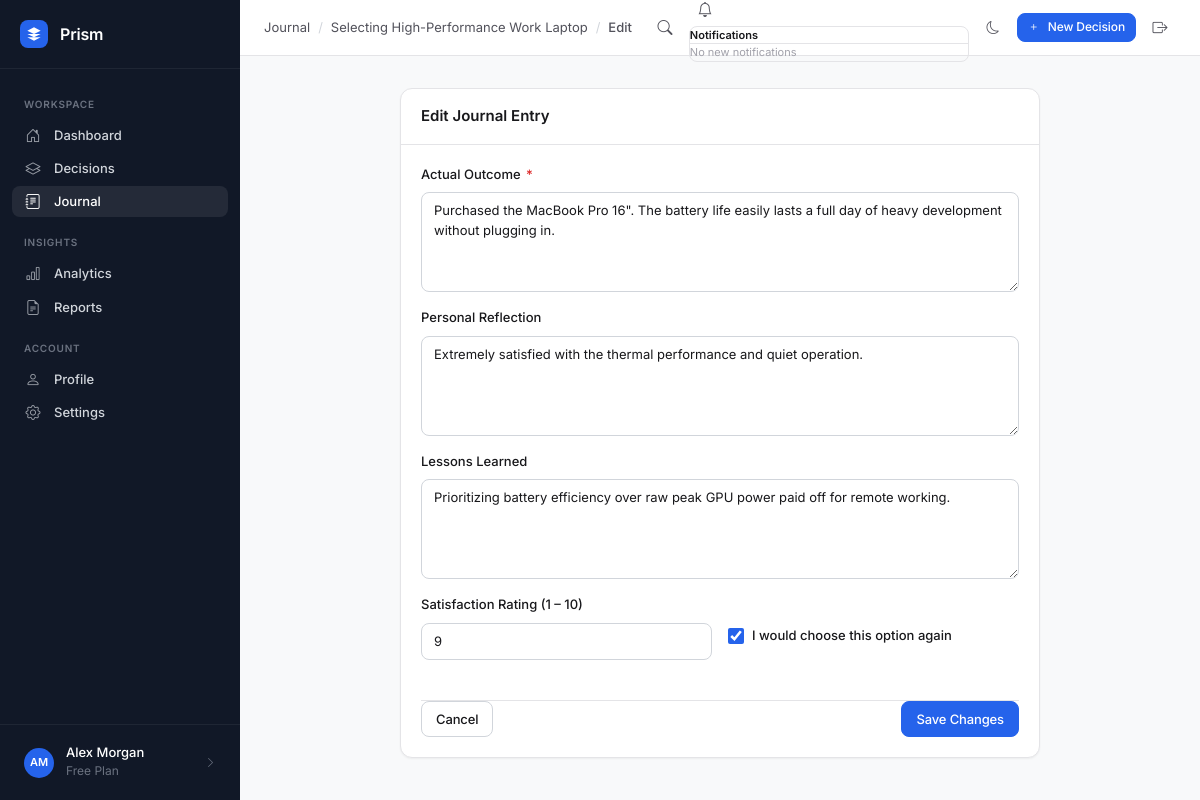
Screenshot of /journal/1/edit (signed in) with the database file from the repository.
### app/models/user.py (models this page shows, shortened)
class User(UserMixin, db.Model):
    __tablename__ = 'users'
    id = db.Column(db.Integer, primary_key=True)
    username = db.Column(db.String(80), unique=True, nullable=False, index=True)
    email = db.Column(db.String(120), unique=True, nullable=False, index=True)
    password_hash = db.Column(db.String(255), nullable=False)
    full_name = db.Column(db.String(120), nullable=True)
    avatar_url = db.Column(db.String(255), nullable=True)
    dark_mode = db.Column(db.Boolean, default=False, nullable=False)
    email_verified = db.Column(db.Boolean, default=False, nullable=False)
    created_at = db.Column(db.DateTime, default=datetime.utcnow, nullable=False)
    last_login = db.Column(db.DateTime, nullable=True)
    decisions = db.relationship('Decision', backref='owner', lazy='dynamic',
                                 cascade='all, delete-orphan')
    journal_entries = db.relationship('JournalEntry', backref='author', lazy='dynamic',
                                       cascade='all, delete-orphan')
    activity_logs = db.relationship('ActivityLog', backref='user', lazy='dynamic',
                                     cascade='all, delete-orphan')
    @property
    def display_name(self):
        return self.full_name or self.username
    @property
    def initials(self):
        name = self.full_name or self.username
        parts = name.strip().split()
        if len(parts) >= 2:
            return (parts[0][0] + parts[-1][0]).upper()
        return name[:2].upper() if len(name) >= 2 else name[0].upper()

### app/models/decision.py (models this page shows, shortened)
class Decision(db.Model):
    __tablename__ = 'decisions'
    CATEGORIES = [
        ('Technology', 'Technology'),
        ('Career', 'Career'),
        ('Finance', 'Finance'),
        ('Education', 'Education'),
        ('Travel', 'Travel'),
        ('Health', 'Health'),
        ('Business', 'Business'),
        ('Real Estate', 'Real Estate'),
        ('Lifestyle', 'Lifestyle'),
        ('Other', 'Other'),
    ]
    STATUSES = [
        ('draft', 'Draft'),
        ('active', 'In Progress'),
        ('completed', 'Completed'),
        ('archived', 'Archived'),
    ]
    PRIVACY_OPTIONS = [
        ('private', 'Private'),
        ('shared', 'Shared'),
    ]
    id = db.Column(db.Integer, primary_key=True)
    user_id = db.Column(db.Integer, db.ForeignKey('users.id', ondelete='CASCADE'),
                         nullable=False, index=True)
    title = db.Column(db.String(200), nullable=False)
    category = db.Column(db.String(80), nullable=False, default='Other')
    goal = db.Column(db.Text, nullable=True)
    description = db.Column(db.Text, nullable=True)
    status = db.Column(db.String(20), nullable=False, default='draft')
    privacy = db.Column(db.String(20), nullable=False, default='private')
    deadline = db.Column(db.Date, nullable=True)
    pinned = db.Column(db.Boolean, default=False, nullable=False)
    final_choice_id = db.Column(db.Integer, db.ForeignKey('options.id', ondelete='SET NULL'),
                                 nullable=True)
    confidence_score = db.Column(db.Float, nullable=True)
    created_at = db.Column(db.DateTime, default=datetime.utcnow, nullable=False)
    updated_at = db.Column(db.DateTime, default=datetime.utcnow,
                            onupdate=datetime.utcnow, nullable=False)
    criteria = db.relationship('Criterion', backref='decision', lazy='dynamic',
                                cascade='all, delete-orphan',
                                order_by='Criterion.sort_order')
    options = db.relationship('Option', backref='decision', lazy='dynamic',
                               cascade='all, delete-orphan',
                               foreign_keys='Option.decision_id',
                               order_by='Option.sort_order')
    scores = db.relationship('Score', backref='decision', lazy='dynamic',
                              cascade='all, delete-orphan')
    journal_entry = db.relationship('JournalEntry', backref='decision',
                                     uselist=False, cascade='all, delete-orphan')
    activity_logs = db.relationship('ActivityLog', backref='decision', lazy='dynamic',
                                     cascade='all, delete-orphan')
    final_choice = db.relationship('Option', foreign_keys=[final_choice_id],
                                    post_update=True)

### app/models/journal.py (models this page shows, shortened)
class JournalEntry(db.Model):
    __tablename__ = 'journal_entries'
    id = db.Column(db.Integer, primary_key=True)
    decision_id = db.Column(db.Integer, db.ForeignKey('decisions.id', ondelete='CASCADE'),
                             nullable=False, unique=True, index=True)
    user_id = db.Column(db.Integer, db.ForeignKey('users.id', ondelete='CASCADE'),
                         nullable=False, index=True)
    outcome = db.Column(db.Text, nullable=True)
    reflection = db.Column(db.Text, nullable=True)
    lessons_learned = db.Column(db.Text, nullable=True)
    satisfaction_score = db.Column(db.Integer, nullable=True)  # 1-10
    would_choose_again = db.Column(db.Boolean, nullable=True)
    created_at = db.Column(db.DateTime, default=datetime.utcnow, nullable=False)
    updated_at = db.Column(db.DateTime, default=datetime.utcnow,
                            onupdate=datetime.utcnow, nullable=False)

### app/blueprints/journal/routes.py (the view, shortened to what this page needs)
@journal_bp.route('/<int:entry_id>/edit', methods=['GET', 'POST'])
@login_required
def edit_entry(entry_id):
    entry = JournalEntry.query.filter_by(
        id=entry_id, user_id=current_user.id
    ).first_or_404()
    form = JournalEntryForm(obj=entry)
    return render_template('journal/edit.html', form=form, entry=entry)

### app/blueprints/journal/forms.py
class JournalEntryForm(FlaskForm):
    outcome = TextAreaField('Actual Outcome', validators=[DataRequired()],
                            description='What happened after making this decision?')
    reflection = TextAreaField('Personal Reflection', validators=[Optional()],
                               description='How do you feel about the process and result?')
    lessons_learned = TextAreaField('Lessons Learned', validators=[Optional()],
                                    description='What would you do differently next time?')
    satisfaction_score = IntegerField('Satisfaction Score (1 – 10)', validators=[
        Optional(), NumberRange(min=1, max=10)
    ], default=8)
    would_choose_again = BooleanField('I would make the exact same choice again', default=True)
    submit = SubmitField('Save Journal Entry')

### app/models/user.py (called while the page is built)
@login_manager.user_loader
def load_user(user_id):
    return db.session.get(User, int(user_id))

### app/templates/journal/edit.html (shortened to what this page needs)
{% extends "base.html" %}
{% block breadcrumb %}
<a href="{{ url_for('journal.index') }}">Journal</a>
<span class="separator">/</span>
<a href="{{ url_for('journal.detail', entry_id=entry.id) }}">{{ entry.decision.title }}</a>
<span class="separator">/</span>
<span class="font-medium text-text">Edit</span>
{% endblock %}
{% block content %}
<div class="card max-w-2xl mx-auto" style="max-width: 640px; margin: 0 auto;">
  <div class="card-header">
    <div class="card-title">Edit Journal Entry</div>
  </div>
  <div class="card-body">
    <form method="POST" action="{{ url_for('journal.edit_entry', entry_id=entry.id) }}" novalidate>
      <div class="form-group">
        <label class="form-label" for="outcome">Actual Outcome <span class="required">*</span></label>
        {{ form.outcome(class="form-control" + (" is-invalid" if form.outcome.errors else ""), id="outcome", rows="3") }}
      </div>
      <div class="form-group">
        <label class="form-label" for="reflection">Personal Reflection</label>
        {{ form.reflection(class="form-control" + (" is-invalid" if form.reflection.errors else ""), id="reflection", rows="3") }}
      </div>
      <div class="form-group">
        <label class="form-label" for="lessons_learned">Lessons Learned</label>
        {{ form.lessons_learned(class="form-control" + (" is-invalid" if form.lessons_learned.errors else ""), id="lessons_learned", rows="3") }}
      </div>
      <div class="grid grid-cols-1 md:grid-cols-2 gap-4" style="display: grid; grid-template-columns: repeat(auto-fit, minmax(200px, 1fr)); gap: 1rem;">
        <div class="form-group">
          <label class="form-label" for="satisfaction_score">Satisfaction Rating (1 – 10)</label>
          {{ form.satisfaction_score(class="form-control" + (" is-invalid" if form.satisfaction_score.errors else ""), id="satisfaction_score", type="number", min="1", max="10") }}
        </div>
        <div class="form-group flex items-center mt-6">
          <label class="form-check">
            {{ form.would_choose_again(class="form-check-input") }}
            <span class="form-check-label font-medium">I would choose this option again</span>
          </label>
        </div>
      </div>
      <div class="flex justify-between items-center mt-6 pt-4 border-top">
        <a href="{{ url_for('journal.detail', entry_id=entry.id) }}" class="btn btn-secondary">Cancel</a>
        <button type="submit" class="btn btn-primary">Save Changes</button>
      </div>
    </form>
  </div>
</div>
{% endblock %}

### app/templates/base.html (shortened to what this page needs)
<!DOCTYPE html>
<html lang="en" {% if current_user.is_authenticated and current_user.dark_mode %}data-theme="dark"{% endif %}>
<head>
  <link rel="stylesheet" href="https://cdn.jsdelivr.net/npm/bootstrap-icons@1.11.3/font/bootstrap-icons.min.css" />
  <link rel="stylesheet" href="{{ url_for('static', filename='css/main.css') }}" />
</head>
<body>
  <div class="app-wrapper">
    <aside class="sidebar" id="sidebar" role="navigation" aria-label="Main navigation">
      <div class="sidebar-header">
        <a href="{{ url_for('dashboard.index') }}" class="sidebar-logo" aria-label="Prism home">
          <svg viewBox="0 0 24 24" xmlns="http://www.w3.org/2000/svg">
            <path d="M12 2L2 7l10 5 10-5-10-5zM2 17l10 5 10-5M2 12l10 5 10-5"/>
          </svg>
        </a>
        <span class="sidebar-brand">Prism</span>
      </div>
      <nav class="sidebar-nav">
        <div class="nav-section-label">Workspace</div>
        <a href="{{ url_for('dashboard.index') }}"
           class="nav-item {% if request.endpoint == 'dashboard.index' %}active{% endif %}"
           id="nav-dashboard">
          <i class="bi bi-house-door"></i>
          Dashboard
        </a>
        <a href="{{ url_for('decisions.index') }}"
           class="nav-item {% if request.blueprint == 'decisions' %}active{% endif %}"
           id="nav-decisions">
          <i class="bi bi-layers"></i>
          Decisions
        </a>
        <a href="{{ url_for('journal.index') }}"
           class="nav-item {% if request.blueprint == 'journal' %}active{% endif %}"
           id="nav-journal">
          <i class="bi bi-journal-text"></i>
          Journal
        </a>
        <div class="nav-section-label">Insights</div>
        <a href="{{ url_for('analytics.index') }}"
           class="nav-item {% if request.blueprint == 'analytics' %}active{% endif %}"
           id="nav-analytics">
          <i class="bi bi-bar-chart"></i>
          Analytics
        </a>
        <a href="{{ url_for('reports.index') }}"
           class="nav-item {% if request.blueprint == 'reports' %}active{% endif %}"
           id="nav-reports">
          <i class="bi bi-file-earmark-text"></i>
          Reports
        </a>
        <div class="nav-section-label">Account</div>
        <a href="{{ url_for('profile.index') }}"
           class="nav-item {% if request.blueprint == 'profile' %}active{% endif %}"
           id="nav-profile">
          <i class="bi bi-person"></i>
          Profile
        </a>
        <a href="{{ url_for('profile.settings') }}"
           class="nav-item {% if request.endpoint == 'profile.settings' %}active{% endif %}"
           id="nav-settings">
          <i class="bi bi-gear"></i>
          Settings
        </a>
      </nav>
      <div class="sidebar-footer">
        <a href="{{ url_for('profile.index') }}" class="sidebar-user" id="sidebar-user-link">
          <div class="sidebar-avatar">
            {{ current_user.initials if current_user.is_authenticated else 'PR' }}
          </div>
          <div class="sidebar-user-info">
            <div class="sidebar-user-name">
              {{ current_user.display_name if current_user.is_authenticated else 'Guest' }}
            </div>
            <div class="sidebar-user-role">Free Plan</div>
          </div>
          <i class="bi bi-chevron-right" style="color:var(--sidebar-text-muted);font-size:11px;margin-left:auto"></i>
        </a>
      </div>
    </aside>
    <div class="main-content">
      <header class="topbar">
        <div class="topbar-breadcrumb">
          {% block breadcrumb %}{% endblock %}
        </div>
        <div class="flex items-center gap-2" style="margin-left:auto">
          <a href="{{ url_for('search.index') }}"
             class="btn btn-ghost btn-icon"
             title="Search (Ctrl+K)"
             id="topbar-search-btn"
             aria-label="Search">
            <i class="bi bi-search" style="font-size:15px"></i>
          </a>
          {% if current_user.is_authenticated %}
          <div class="dropdown" id="notifications-dropdown-wrapper">
            <button class="btn btn-ghost btn-icon position-relative" type="button" id="notificationsBtn" data-bs-toggle="dropdown" aria-expanded="false" title="Notifications">
              <i class="bi bi-bell" style="font-size:15px"></i>
            </button>
            <ul class="dropdown-menu dropdown-menu-end shadow-md border p-0" aria-labelledby="notificationsBtn" style="border-radius: var(--radius-md); width: 280px; font-size: 11px;">
              <li class="p-2 border-bottom flex justify-between items-center bg-surface-2" style="background: var(--color-surface-hover); display: flex; justify-content: space-between; align-items: center;">
                <span class="font-semibold text-text">Notifications</span>
              </li>
              <div id="notifications-list-container" style="max-height: 250px; overflow-y: auto;">
                {% if unread_notifications %}
                  {% for notif in unread_notifications %}
                    <li class="p-2 border-bottom hover-bg-surface-2" style="cursor: pointer; list-style-type: none;" onclick="markNotificationRead({{ notif.id }}, '{{ notif.link or '' }}')">
                      <div class="font-semibold text-text" style="font-weight: 500;">{{ notif.title }}</div>
                      <div class="text-secondary mt-1" style="font-size: 10px;">{{ notif.message }}</div>
                      <div class="text-muted mt-1" style="font-size: 9px;">{{ notif.created_at|timeago }}</div>
                    </li>
                  {% endfor %}
                {% else %}
                  <li class="p-3 text-center text-muted" style="list-style-type: none;">No new notifications</li>
                {% endif %}
              </div>
            </ul>
          </div>
          {% endif %}
          <button id="dark-mode-toggle"
                  class="btn btn-ghost btn-icon"
                  aria-label="Toggle dark mode"
                  title="Toggle dark mode">
            <i class="bi {% if current_user.is_authenticated and current_user.dark_mode %}bi-sun{% else %}bi-moon{% endif %}"></i>
          </button>
          <a href="{{ url_for('decisions.new_decision') }}"
             class="btn btn-primary btn-sm"
             id="topbar-new-decision">
            <i class="bi bi-plus"></i>
            New Decision
          </a>
          <form action="{{ url_for('auth.logout') }}" method="POST" style="margin:0">
            <button type="submit" class="btn btn-ghost btn-icon"
                    aria-label="Sign out" title="Sign out">
              <i class="bi bi-box-arrow-right" style="font-size:15px"></i>
            </button>
          </form>
        </div>
      </header>
      <main class="page-content" id="main-content">
        {% block content %}{% endblock %}
      </main>
    </div>
  </div>
</body>
</html>

### rows the page displays
User: full_name "AM", full_name "Alex Morgan"
Decision: decision "Selecting High-Performance Work Laptop"
JournalEntry: outcome "Purchased the MacBook Pro 16\". The battery life easily lasts a full day of heavy development without plugging in.", reflection "Extremely satisfied with the thermal performance and quiet operation.", lessons_learned "Prioritizing battery efficiency over raw peak GPU power paid off for remote working.", satisfaction_score "9", would_choose_again "☑"
